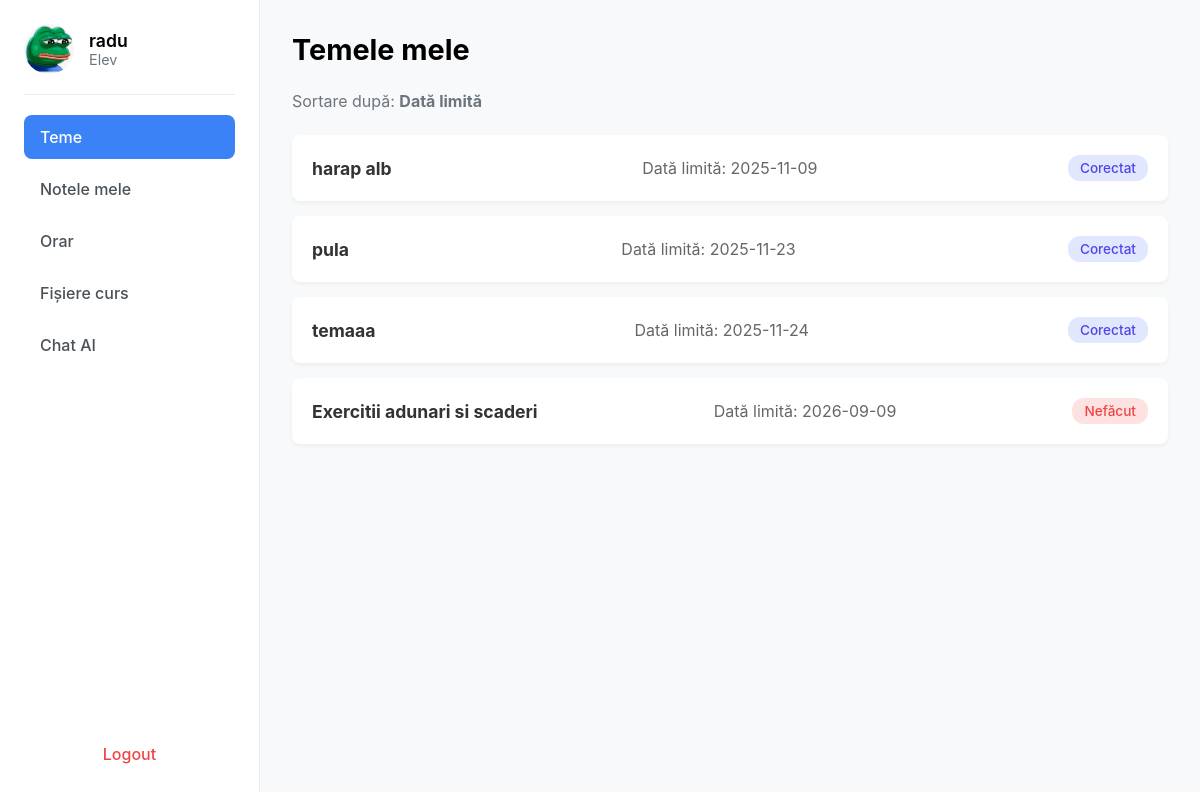
Screenshot of /home (signed in) with the database file from the repository.
### app/models.py (models this page shows, shortened)
class User(db.Model, UserMixin):
    __tablename__ = 'user'
    id = db.Column(db.Integer, primary_key=True)
    name = db.Column(db.String(100), nullable=False)
    email = db.Column(db.String(150), unique=True, nullable=False)
    password_hash = db.Column(db.String(256), nullable=False)  # Am mărit la 256 pentru siguranță
    role = db.Column(db.String(20), nullable=False)  # 'student', 'professor', 'parent'
    student = db.relationship('Student', back_populates='user', uselist=False)
    professor = db.relationship('Professor', back_populates='user', uselist=False)
    parent = db.relationship('Parent', back_populates='user', uselist=False)

class Assignment(db.Model):
    __tablename__ = 'assignment'
    id = db.Column(db.Integer, primary_key=True)
    teacher_id = db.Column(db.Integer, db.ForeignKey('professor.id'), nullable=False)
    subject_id = db.Column(db.Integer, db.ForeignKey('subject.id'), nullable=False)  # 'id_materie FK'
    title = db.Column(db.String(150), nullable=False)
    description = db.Column(db.Text, nullable=True)
    created_at = db.Column(db.DateTime, default=datetime.utcnow)
    due_date = db.Column(db.DateTime, nullable=True)  # Data limită
    teacher = db.relationship('Professor', back_populates='assignments')
    subject = db.relationship('Subject', back_populates='assignments')
    submissions = db.relationship('Submission', back_populates='assignment')

class Submission(db.Model):
    __tablename__ = 'submission'
    id = db.Column(db.Integer, primary_key=True)
    assignment_id = db.Column(db.Integer, db.ForeignKey('assignment.id'), nullable=False)
    student_id = db.Column(db.Integer, db.ForeignKey('student.id'), nullable=False)
    content = db.Column(db.Text, nullable=True)  # Rezolvarea elevului (poate fi goală inițial)
    status = db.Column(db.String(50), nullable=False, default='Nefăcut')  # ex: Nefăcut, Trimis, Corectat
    submitted_at = db.Column(db.DateTime, nullable=True)  # Se setează doar la trimitere
    assignment = db.relationship('Assignment', back_populates='submissions')
    student = db.relationship('Student', back_populates='submissions')
    feedback = db.relationship('Feedback', back_populates='submission', uselist=False,
                               cascade="all, delete-orphan")  # Relație unu-la-unu

### app/routes.py (the view, shortened to what this page needs)
@bp.route("/home", methods=["GET", "POST"])
@login_required
def home():
    role = current_user.role
    if role == "Profesor":
        user_folder = os.path.join(UPLOAD_FOLDER, str(current_user.id))
        files = get_files_from_folder(user_folder, current_user.id)
        subjects = Subject.query.all()
        subjects_data = []
        for s in subjects:
            subjects_data.append({
                'id': s.id,
                'name': s.name,
                'description': s.description,
                'color': getattr(s, 'color', 'bg-blue-500')  # poti adauga camp color in model daca vrei
            })
        return render_template("test.html", user=current_user, files=files, subjects=subjects_data)
    elif role == "Elev":
        student_profile = Student.query.filter_by(user_id=current_user.id).first()
        assignments_data = []
        if student_profile:
            my_submissions = Submission.query.filter_by(
                student_id=student_profile.id
            ).join(Assignment).order_by(Assignment.due_date.asc()).all()
            for sub in my_submissions:
                assignments_data.append({
                    "id": sub.assignment.id,  # ID-ul temei
                    "title": sub.assignment.title,
                    "due_date": sub.assignment.due_date.strftime("%Y-%m-%d") if sub.assignment.due_date else "N/A",
                    "status": sub.status  # "Nefacut", "Trimis" sau "Corectat"
                })
        return render_template("elev.html", user=current_user, assignments=assignments_data)
    else:
        logout_user()
        return redirect(url_for("main.login"))

### app/__init__.py (called while the page is built)
def create_app():
    app = Flask(__name__)
    app.secret_key = "secret123"  # schimbă cu ceva sigur
    app.config['SQLALCHEMY_DATABASE_URI'] = 'sqlite:///users.db'
    app.config['SQLALCHEMY_TRACK_MODIFICATIONS'] = False
    db.init_app(app)
    login_manager.init_app(app)
    from .routes import bp
    app.register_blueprint(bp)
    from .models import User  # import modelul User
    @login_manager.user_loader
    def user_loader(user_id):
        try:
            return User.query.get(int(user_id))
        except ValueError:
            return None
    with app.app_context():
        db.create_all()
    return app

### app/templates/elev.html (shortened to what this page needs)
{% extends "base.html" %}
{% block content %}
<div class="sidebar">
    <div class="profile">
        <img src="{{ url_for('static', filename='images/images.jpeg') }}" alt="Profile">
        <div>
            <h3>{{ user.name }}</h3>
            <p>{{ user.role }}</p>
        </div>
    </div>
    <ul class="menu">
        <li class="active"><a href="{{ url_for('main.home') }}">Teme</a></li>
        <li><a href="{{ url_for('main.note_elev') }}">Notele mele</a></li>
        <li><a href="{{ url_for('main.orar') }}">Orar</a></li>
        <li><a href="#">Fișiere curs</a></li>
        <li><a href="{{ url_for('main.chat_page') }}" target="_blank">Chat AI</a></li>
    </ul>
    <a class="logout" href="{{ url_for('main.logout') }}">Logout</a>
</div>
<div class="main">
    <div class="header">
        <h2>Temele mele</h2>
    </div>
    <div class="subheader">
        <div>Sortare după: <strong>Dată limită</strong></div>
    </div>
    <div class="assignment-list">
        {% for assignment in assignments %}
        <div class="assignment-card"
        onclick="window.location.href='{{ url_for('main.detaliu_tema', id_tema=assignment.id) }}';"
        style="cursor: pointer;">
        <h4>{{ assignment.title }}</h4>
        <p>Dată limită: {{ assignment.due_date }}</p>
        <span class="status status-{{ assignment.status.lower().replace(' ', '-') }}">{{ assignment.status }}</span>
        </div>
        {% endfor %}
    </div>
</div>
{% endblock %}

### app/static/css/dashboard.css (style rules this page uses)
body { font-family: -apple-system, BlinkMacSystemFont, "Segoe UI", Roboto, Helvetica, Arial, sans-serif; background-color: #f8f9fa; margin: 0; display: flex; min-height: 100vh; }
.sidebar { width: 260px; background: #ffffff; border-right: 1px solid #e9ecef; display: flex; flex-direction: column; padding: 24px; box-sizing: border-box; }
.main { flex-grow: 1; padding: 32px; background-color: #f8f9fa; }
.profile { display: flex; align-items: center; gap: 15px; padding-bottom: 20px; border-bottom: 1px solid #e9ecef; }
.profile img { width: 50px; height: 50px; border-radius: 50%; }
.profile h3 { margin: 0; font-size: 1.1rem; font-weight: 600; }
.profile p { margin: 0; font-size: 0.9rem; color: #6c757d; }
.menu { list-style: none; padding: 20px 0; margin: 0; flex-grow: 1; }
.menu li { margin-bottom: 8px; }
.menu li a { display: block; padding: 12px 16px; text-decoration: none; color: #495057; font-weight: 500; border-radius: 8px; transition: background-color 0.2s, color 0.2s; }
.menu li.active a { background-color: #3b82f6; color: #ffffff; }
.logout { display: block; padding: 12px 16px; text-decoration: none; color: #ef4444; font-weight: 500; border-radius: 8px; transition: background-color 0.2s; text-align: center; }
.header { display: flex; justify-content: space-between; align-items: center; margin-bottom: 24px; }
.header h2 { margin: 0; font-size: 1.8rem; font-weight: 700; }
.subheader { display: flex; gap: 30px; margin-bottom: 24px; color: #6c757d; }
.assignment-list { display: flex; flex-direction: column; gap: 15px; }
.assignment-card { background: #fff; border-radius: 8px; padding: 20px; box-shadow: 0 2px 4px rgba(0,0,0,0.05); display: flex; justify-content: space-between; align-items: center; transition: box-shadow 0.2s; }
.assignment-card h4 { margin: 0; font-size: 1.1rem; color: #333; }
.assignment-card p { margin: 0; color: #666; }
.assignment-card .status { padding: 5px 12px; border-radius: 12px; font-weight: 500; font-size: 0.85rem; }
.status-nefăcut { background-color: #fee2e2; color: #ef4444; }
.status-corectat { background-color: #e0e7ff; color: #4f46e5; }

### rows the page displays
User: name "radu", role "Elev"
Assignment: title "harap alb"
Submission: status "Corectat"
Assignment: title "pula"
Submission: status "Corectat"
Assignment: title "temaaa"
Submission: status "Corectat"
Assignment: title "Exercitii adunari si scaderi"
Submission: status "Nefăcut"

### other values shown
{{ assignment.due_date }} "2025-11-09" "2025-11-23" "2025-11-24" "2026-09-09"
